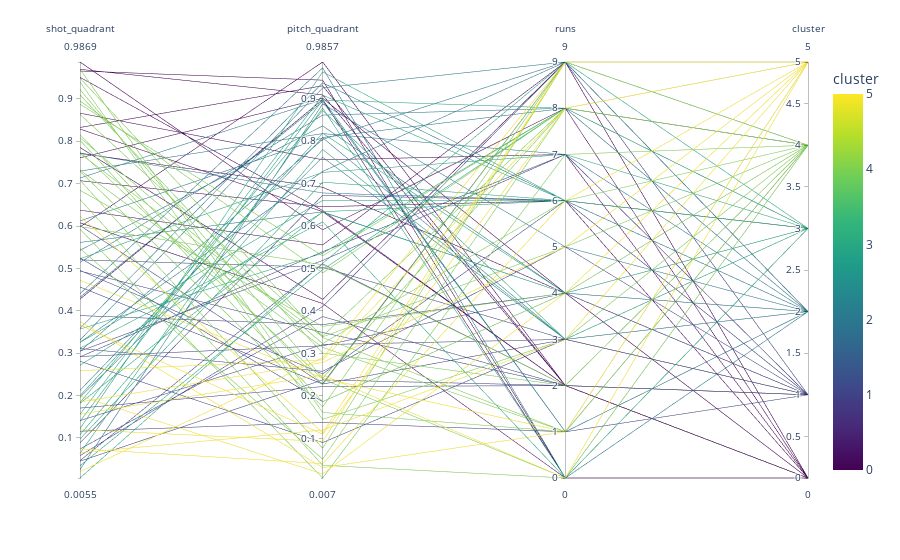

Notebook code cell kept with this figure:
### Code cell
import pandas as pd
import numpy as np
from sklearn.preprocessing import StandardScaler, OneHotEncoder
from sklearn.compose import ColumnTransformer
from sklearn.pipeline import Pipeline
from sklearn.cluster import KMeans
import plotly.express as px

# Generating random data for illustration
np.random.seed(42)
data = pd.DataFrame({
    "shot_quadrant": np.random.rand(100),
    "pitch_quadrant": np.random.rand(100),
    "bowler_hand": np.random.choice(["left", "right"], size=100),
    "bowler_type": np.random.choice(["fast", "spin"], size=100),
    "shot type": np.random.choice(["drive", "pull", "cut"], size=100),
    "runs": np.random.randint(0, 10, size=100)
})

# Selecting features and target
features = data[["shot_quadrant", "pitch_quadrant", "bowler_hand", "bowler_type", "shot type"]]
target = data["runs"]

# Creating transformers for numerical and categorical columns
numerical_features = features.select_dtypes(include=['float64']).columns
categorical_features = features.select_dtypes(include=['object']).columns

numerical_transformer = StandardScaler()
categorical_transformer = OneHotEncoder()

# Combine transformers using ColumnTransformer
preprocessor = ColumnTransformer(
    transformers=[
        ('num', numerical_transformer, numerical_features),
        ('cat', categorical_transformer, categorical_features)
    ])

# Create a pipeline with preprocessing and clustering steps
pipeline = Pipeline(steps=[('preprocessor', preprocessor),
                             ('kmeans', KMeans(n_clusters=6, random_state=42))])

# Fit and transform the pipeline
data['cluster'] = pipeline.fit_predict(features)

# Parallel Coordinate Plot
fig = px.parallel_coordinates(data, color="cluster", color_continuous_scale=px.colors.sequential.Viridis)
fig.show()

### Figure 1 — Plotly figure (JSON) as saved in the notebook; plotly's stock layout.template omitted (floating-point values rounded to 4 significant figures)
{"data": [{"dimensions": [{"label": "shot_quadrant", "values": [0.3745, 0.9507, 0.732, 0.5987, 0.156, 0.156, 0.05808, 0.8662, 0.6011, 0.7081, 0.02058, 0.9699, 0.8324, 0.2123, 0.1818, 0.1834, 0.3042, 0.5248, 0.4319, 0.2912, 0.6119, 0.1395, 0.2921, 0.3664, 0.4561, 0.7852, 0.1997, 0.5142, 0.5924, 0.04645, 0.6075, 0.1705, 0.06505, 0.9489, 0.9656, 0.8084, 0.3046, 0.09767, 0.6842, 0.4402, 0.122, 0.4952, 0.03439, 0.9093, 0.2588, 0.6625, 0.3117, 0.5201, 0.5467, 0.1849, 0.9696, 0.7751, 0.9395, 0.8948, 0.5979, 0.9219, 0.08849, 0.196, 0.04523, 0.3253, 0.3887, 0.2713, 0.8287, 0.3568, 0.2809, 0.5427, 0.1409, 0.8022, 0.07455, 0.9869, 0.7722, 0.1987, 0.005522, 0.8155, 0.7069, 0.729, 0.7713, 0.07404, 0.3585, 0.1159, 0.8631, 0.6233, 0.3309, 0.06356, 0.311, 0.3252, 0.7296, 0.6376, 0.8872, 0.4722, 0.1196, 0.7132, 0.7608, 0.5613, 0.771, 0.4938, 0.5227, 0.4275, 0.02542, 0.1079]}, {"label": "pitch_quadrant", "values": [0.03143, 0.6364, 0.3144, 0.5086, 0.9076, 0.2493, 0.4104, 0.7556, 0.2288, 0.07698, 0.2898, 0.1612, 0.9297, 0.8081, 0.6334, 0.8715, 0.8037, 0.1866, 0.8926, 0.5393, 0.8074, 0.8961, 0.318, 0.1101, 0.2279, 0.4271, 0.818, 0.8607, 0.006952, 0.5107, 0.4174, 0.2221, 0.1199, 0.3376, 0.9429, 0.3232, 0.5188, 0.703, 0.3636, 0.9718, 0.9624, 0.2518, 0.4972, 0.3009, 0.2848, 0.03689, 0.6096, 0.5027, 0.05148, 0.2786, 0.9083, 0.2396, 0.1449, 0.4895, 0.9857, 0.2421, 0.6721, 0.7616, 0.2376, 0.7282, 0.3678, 0.6323, 0.6335, 0.5358, 0.09029, 0.8353, 0.3208, 0.1865, 0.04078, 0.5909, 0.6776, 0.01659, 0.5121, 0.2265, 0.6452, 0.1744, 0.6909, 0.3867, 0.9367, 0.1375, 0.3411, 0.1135, 0.9247, 0.8773, 0.2579, 0.66, 0.8172, 0.5552, 0.5297, 0.2419, 0.0931, 0.8972, 0.9004, 0.6331, 0.339, 0.3492, 0.726, 0.8971, 0.8871, 0.7799]}, {"label": "runs", "values": [1, 2, 1, 2, 6, 0, 9, 7, 9, 9, 9, 1, 2, 8, 6, 3, 9, 4, 1, 7, 3, 8, 4, 8, 3, 9, 4, 8, 7, 2, 0, 2, 3, 1, 0, 6, 7, 6, 4, 0, 6, 6, 8, 2, 8, 0, 0, 3, 8, 5, 2, 0, 3, 8, 2, 8, 6, 3, 2, 9, 4, 4, 2, 8, 3, 4, 3, 4, 6, 8, 6, 4, 9, 9, 6, 9, 4, 2, 6, 1, 8, 9, 9, 0, 5, 6, 7, 9, 8, 1, 9, 1, 4, 4, 5, 2, 7, 0, 5, 3]}, {"label": "cluster", "values": [5, 0, 4, 4, 3, 5, 1, 0, 1, 4, 5, 4, 0, 2, 3, 3, 2, 1, 2, 1, 2, 3, 1, 5, 1, 0, 3, 2, 4, 1, 0, 1, 5, 4, 0, 4, 1, 3, 4, 2, 3, 1, 3, 4, 5, 4, 3, 1, 4, 5, 0, 4, 4, 4, 0, 4, 1, 2, 1, 2, 1, 3, 0, 3, 1, 2, 1, 4, 5, 0, 2, 5, 3, 4, 0, 4, 0, 1, 2, 1, 4, 5, 2, 3, 1, 3, 2, 0, 4, 5, 5, 2, 0, 2, 4, 1, 3, 0, 2, 3]}], "domain": {"x": [0, 1], "y": [0, 1]}, "line": {"color": [5, 0, 4, 4, 3, 5, 1, 0, 1, 4, 5, 4, 0, 2, 3, 3, 2, 1, 2, 1, 2, 3, 1, 5, 1, 0, 3, 2, 4, 1, 0, 1, 5, 4, 0, 4, 1, 3, 4, 2, 3, 1, 3, 4, 5, 4, 3, 1, 4, 5, 0, 4, 4, 4, 0, 4, 1, 2, 1, 2, 1, 3, 0, 3, 1, 2, 1, 4, 5, 0, 2, 5, 3, 4, 0, 4, 0, 1, 2, 1, 4, 5, 2, 3, 1, 3, 2, 0, 4, 5, 5, 2, 0, 2, 4, 1, 3, 0, 2, 3], "coloraxis": "coloraxis"}, "name": "", "type": "parcoords"}], "layout": {"coloraxis": {"colorbar": {"title": {"text": "cluster"}}, "colorscale": [[0, "#440154"], [0.1111, "#482878"], [0.2222, "#3e4989"], [0.3333, "#31688e"], [0.4444, "#26828e"], [0.5556, "#1f9e89"], [0.6667, "#35b779"], [0.7778, "#6ece58"], [0.8889, "#b5de2b"], [1, "#fde725"]]}, "legend": {"tracegroupgap": 0}, "margin": {"t": 60}}}
